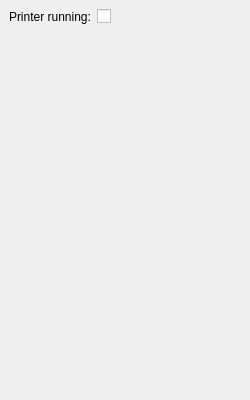
<?xml version="1.0" encoding="UTF-8"?>
<ui version="4.0">
 <class>MainWindow</class>
 <widget class="QMainWindow" name="MainWindow">
  <property name="geometry">
   <rect>
    <x>0</x>
    <y>0</y>
    <width>250</width>
    <height>400</height>
   </rect>
  </property>
  <property name="minimumSize">
   <size>
    <width>250</width>
    <height>400</height>
   </size>
  </property>
  <widget class="QWidget" name="centralWidget">
   <property name="layoutDirection">
    <enum>Qt::LeftToRight</enum>
   </property>
   <layout class="QFormLayout" name="formLayout">
    <item row="0" column="0">
     <widget class="QLabel" name="label">
      <property name="text">
       <string>Printer running:</string>
      </property>
     </widget>
    </item>
    <item row="0" column="1">
     <widget class="QCheckBox" name="runningChkb">
      <property name="text">
       <string/>
      </property>
     </widget>
    </item>
   </layout>
  </widget>
 </widget>
 <resources/>
 <connections/>
</ui>
